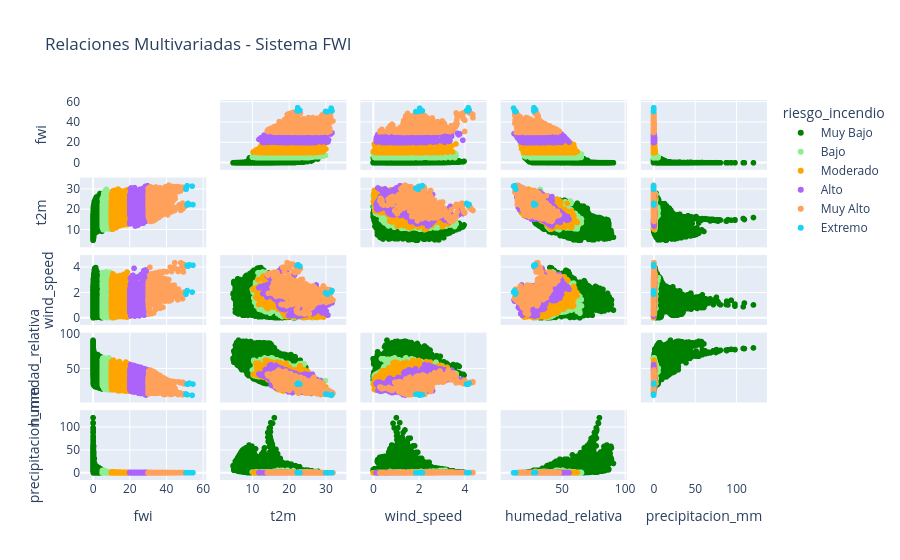

Write notebook code for a chart like this one.
### Code cell
fig_scatter = px.scatter_matrix(
    df,
    dimensions=['fwi', 't2m', 'wind_speed', 'humedad_relativa', 'precipitacion_mm'],
    color='riesgo_incendio',
    color_discrete_map={
        'Muy Bajo': 'green',
        'Bajo': 'lightgreen', 
        'Moderado': 'orange'
    },
    title="Relaciones Multivariadas - Sistema FWI"
)
fig_scatter.update_traces(diagonal_visible=False)
fig_scatter.show()

### Figure 1 — Plotly figure (JSON) as saved in the notebook; plotly's stock layout.template omitted (floating-point values rounded to 4 significant figures; data arrays with more than 128 entries replaced by an {"elided": "..."} marker saying what was removed)
{"data": [{"diagonal": {"visible": false}, "dimensions": [{"axis": {"matches": true}, "label": "fwi", "values": {"elided": "6929 float values"}}, {"axis": {"matches": true}, "label": "t2m", "values": {"elided": "6929 float values"}}, {"axis": {"matches": true}, "label": "wind_speed", "values": {"elided": "6929 float values"}}, {"axis": {"matches": true}, "label": "humedad_relativa", "values": {"elided": "6929 float values"}}, {"axis": {"matches": true}, "label": "precipitacion_mm", "values": {"elided": "6929 float values"}}], "hovertemplate": "riesgo_incendio=Muy Bajo<br>%{xaxis.title.text}=%{x}<br>%{yaxis.title.text}=%{y}<extra></extra>", "legendgroup": "Muy Bajo", "marker": {"color": "green", "symbol": "circle"}, "name": "Muy Bajo", "showlegend": true, "type": "splom"}, {"diagonal": {"visible": false}, "dimensions": [{"axis": {"matches": true}, "label": "fwi", "values": {"elided": "2282 float values"}}, {"axis": {"matches": true}, "label": "t2m", "values": {"elided": "2282 float values"}}, {"axis": {"matches": true}, "label": "wind_speed", "values": {"elided": "2282 float values"}}, {"axis": {"matches": true}, "label": "humedad_relativa", "values": {"elided": "2282 float values"}}, {"axis": {"matches": true}, "label": "precipitacion_mm", "values": {"elided": "2282 float values"}}], "hovertemplate": "riesgo_incendio=Bajo<br>%{xaxis.title.text}=%{x}<br>%{yaxis.title.text}=%{y}<extra></extra>", "legendgroup": "Bajo", "marker": {"color": "lightgreen", "symbol": "circle"}, "name": "Bajo", "showlegend": true, "type": "splom"}, {"diagonal": {"visible": false}, "dimensions": [{"axis": {"matches": true}, "label": "fwi", "values": {"elided": "2898 float values"}}, {"axis": {"matches": true}, "label": "t2m", "values": {"elided": "2898 float values"}}, {"axis": {"matches": true}, "label": "wind_speed", "values": {"elided": "2898 float values"}}, {"axis": {"matches": true}, "label": "humedad_relativa", "values": {"elided": "2898 float values"}}, {"axis": {"matches": true}, "label": "precipitacion_mm", "values": {"elided": "2898 float values"}}], "hovertemplate": "riesgo_incendio=Moderado<br>%{xaxis.title.text}=%{x}<br>%{yaxis.title.text}=%{y}<extra></extra>", "legendgroup": "Moderado", "marker": {"color": "orange", "symbol": "circle"}, "name": "Moderado", "showlegend": true, "type": "splom"}, {"diagonal": {"visible": false}, "dimensions": [{"axis": {"matches": true}, "label": "fwi", "values": {"elided": "1303 float values"}}, {"axis": {"matches": true}, "label": "t2m", "values": {"elided": "1303 float values"}}, {"axis": {"matches": true}, "label": "wind_speed", "values": {"elided": "1303 float values"}}, {"axis": {"matches": true}, "label": "humedad_relativa", "values": {"elided": "1303 float values"}}, {"axis": {"matches": true}, "label": "precipitacion_mm", "values": {"elided": "1303 float values"}}], "hovertemplate": "riesgo_incendio=Alto<br>%{xaxis.title.text}=%{x}<br>%{yaxis.title.text}=%{y}<extra></extra>", "legendgroup": "Alto", "marker": {"color": "#ab63fa", "symbol": "circle"}, "name": "Alto", "showlegend": true, "type": "splom"}, {"diagonal": {"visible": false}, "dimensions": [{"axis": {"matches": true}, "label": "fwi", "values": {"elided": "858 float values"}}, {"axis": {"matches": true}, "label": "t2m", "values": {"elided": "858 float values"}}, {"axis": {"matches": true}, "label": "wind_speed", "values": {"elided": "858 float values"}}, {"axis": {"matches": true}, "label": "humedad_relativa", "values": {"elided": "858 float values"}}, {"axis": {"matches": true}, "label": "precipitacion_mm", "values": {"elided": "858 float values"}}], "hovertemplate": "riesgo_incendio=Muy Alto<br>%{xaxis.title.text}=%{x}<br>%{yaxis.title.text}=%{y}<extra></extra>", "legendgroup": "Muy Alto", "marker": {"color": "#FFA15A", "symbol": "circle"}, "name": "Muy Alto", "showlegend": true, "type": "splom"}, {"diagonal": {"visible": false}, "dimensions": [{"axis": {"matches": true}, "label": "fwi", "values": [51.35, 54.08, 50.7, 50.78, 51.8, 51.29, 52.54, 54.51]}, {"axis": {"matches": true}, "label": "t2m", "values": [31.75, 31.52, 30.5, 29.99, 23.02, 22.23, 22.49, 22.41]}, {"axis": {"matches": true}, "label": "wind_speed", "values": [2.161, 2.042, 1.877, 1.982, 4.094, 4.158, 4.204, 4.17]}, {"axis": {"matches": true}, "label": "humedad_relativa", "values": [12.39, 11.56, 12.97, 13.38, 27.62, 27.69, 29.05, 27.75]}, {"axis": {"matches": true}, "label": "precipitacion_mm", "values": [0.001727, 0.001727, 0.001727, 0.003934, 0.1677, 0.1569, 0.2594, 0.2052]}], "hovertemplate": "riesgo_incendio=Extremo<br>%{xaxis.title.text}=%{x}<br>%{yaxis.title.text}=%{y}<extra></extra>", "legendgroup": "Extremo", "marker": {"color": "#19d3f3", "symbol": "circle"}, "name": "Extremo", "showlegend": true, "type": "splom"}], "layout": {"dragmode": "select", "legend": {"title": {"text": "riesgo_incendio"}, "tracegroupgap": 0}, "title": {"text": "Relaciones Multivariadas - Sistema FWI"}}}
